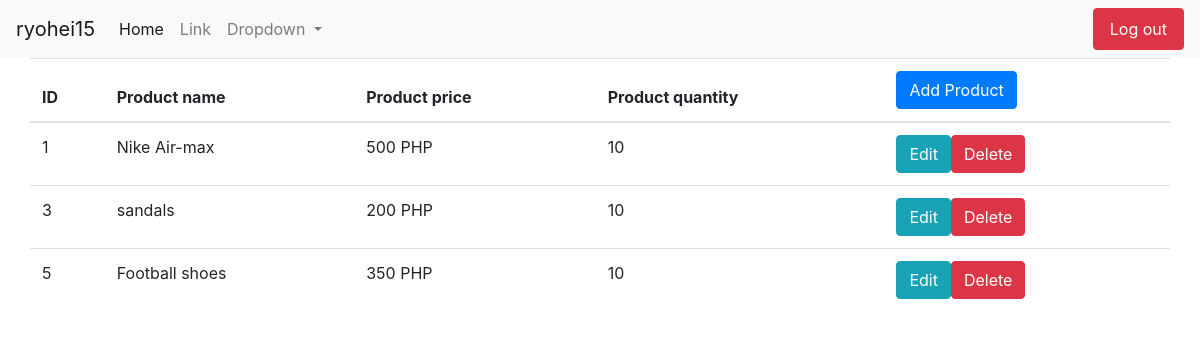
/product/product.php (signed in), run on an earlier commit of the app's database.
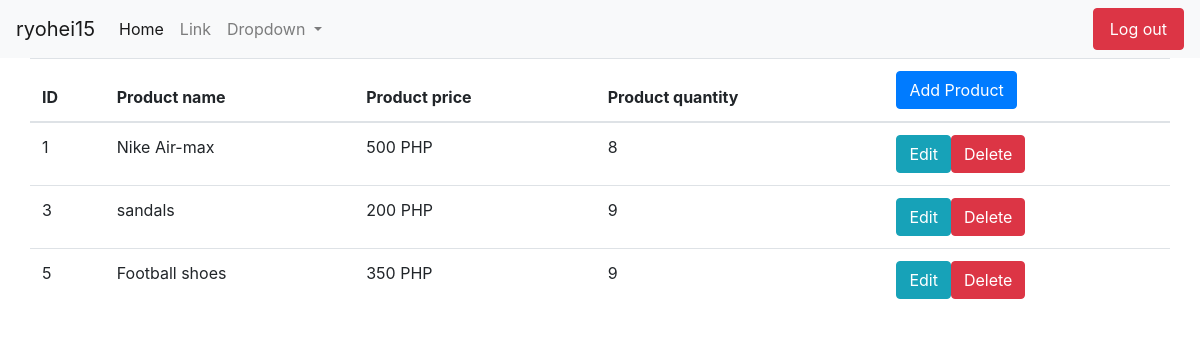
And on a later commit of the database.
### tables this page shows
CREATE TABLE `product` (
  `product_id` int(50) NOT NULL,
  `user_id` int(50) NOT NULL,
  `category_id` int(50) NOT NULL,
  `product_name` text NOT NULL,
  `product_price` int(50) NOT NULL,
  `product_quantity` int(50) NOT NULL
);

### classes/Database.php (called while the page is built, shortened)
<?php
class Database{
    private $servername = "localhost";
    private $username = "root";
    private $password = "";
    private $database = "ec";
    public function __construct()
    {
        $this->conn = new mysqli($this->servername, $this->username, $this->password, $this->database);
        return $this->conn;
    }
}

### classes/Product.php (called while the page is built, shortened)
<?php
require_once "Database.php";
class Product extends Database
{
    public function getProduct()
    {
        $sql = "SELECT * FROM product";
        $result = $this->conn->query($sql) or die("Conection error: " . $this->conn->connect_error);
        $rows = array();
        while ($row = $result->fetch_assoc()) {
            $rows[] = $row;
        }
        return $rows;
    }
}

### product/product.php (the view, shortened to what this page needs)
<?php
require_once "../classes/Product.php";
$product = new Product;
$result = $product->getProduct();
?>
<!DOCTYPE html>
<html>
<head>
    <link rel="stylesheet" href="https://stackpath.bootstrapcdn.com/bootstrap/4.1.3/css/bootstrap.min.css"
>
</head>
<body>
    <nav class="navbar navbar-expand-lg navbar-light bg-light">
        <a class="navbar-brand" href="#">
            <?php echo $_SESSION['username']; ?></a>
        <div class="collapse navbar-collapse" id="navbarSupportedContent">
            <ul class="navbar-nav mr-auto">
                <li class="nav-item active">
                    <a class="nav-link" href="../admin/admin_home.php">Home <span class="sr-only">(current)</span></a>
                </li>
                <li class="nav-item">
                    <a class="nav-link" href="#">Link</a>
                </li>
                <li class="nav-item dropdown">
                    <a class="nav-link dropdown-toggle" href="#" id="navbarDropdown" role="button" data-toggle="dropdown"
                        aria-haspopup="true" aria-expanded="false">
                        Dropdown
                    </a>
                </li>
            </ul>
            <form class="form-inline my-2 my-lg-0">
                <a class="nav-link btn btn-danger" href="../logout.php">Log out</a>
            </form>
        </div>
    </nav>
    <div class="container">
        <div class="row">
            <table class="table table-hover">
                <thead>
                    <tr>
                        <th>ID</th>
                        <th>Product name</th>
                        <th>Product price</th>
                        <th>Product quantity</th>
                        <th>
                            <a href="product_c.php" class="btn btn-primary">Add Product</a>
                        </th>
                    </tr>
                </thead>
                <tbody>
                    <?php
                        foreach ($result as $key => $row) {
                            $id = $row['product_id'];
                            $name = $row['product_name'];
                            $price = $row['product_price'];
                            $quantity = $row['product_quantity'];
                            echo "<tr>";
                            echo "<td>" . $id . "</td>";
                            echo "<td>" . $name . "</td>";
                            echo "<td>" . $price . " PHP</td>";
                            echo "<td>" . $quantity . "</td>";
                            echo "<td>";
                            echo "<a href='product_e.php?id=$id' class='btn btn-info'>Edit</a>";
                            echo "<a href='productAction.php?action=delete&id=$id' class='btn btn-danger'>Delete</a>";
                            echo "</td>";
                            echo "</tr>";
                        }
                    ?>
                </tbody>
            </table>
        </div>
    </div>
</body>
</html>

What changed in the data, as far as the page shows it:
changed product "Nike Air-max": product_quantity "10" → "8"
changed product "sandals": product_quantity "10" → "9"
changed product "Football shoes": product_quantity "10" → "9"
